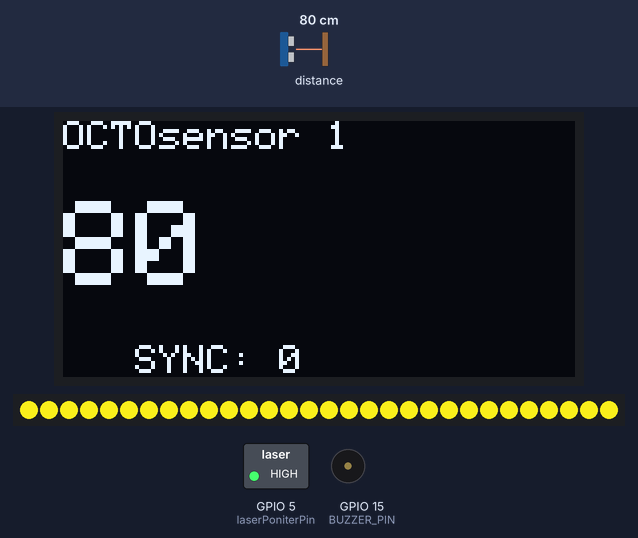
Recording of a sketch running on a simulated ESP32. Parts: 128×64 one-colour display, 30 RGB LEDs in strip order, left to right, switched loads named in the sketch (green lamp = pin HIGH), buzzer (waves = sounding). The test bench sets the inputs (shaded band); at power-on: distance to the obstacle 80 cm. Dim RGB values are drawn brighter than linear; the display library's start-up logo is not drawn; random numbers use the default seed unless the sketch sets one; what the sketch prints to the serial monitor is not drawn.

Above: at 3.7 s.
3.8 s: distance to the obstacle set to 54 cm
At 5.1 s:
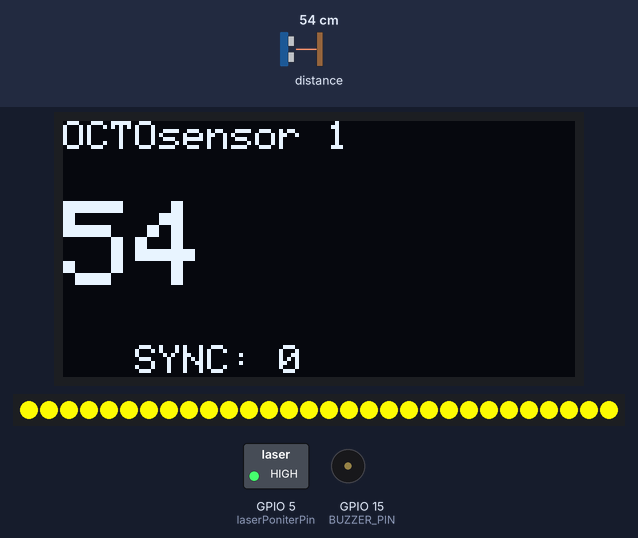
5.4 s: distance to the obstacle set to 46 cm
At 6.35 s:
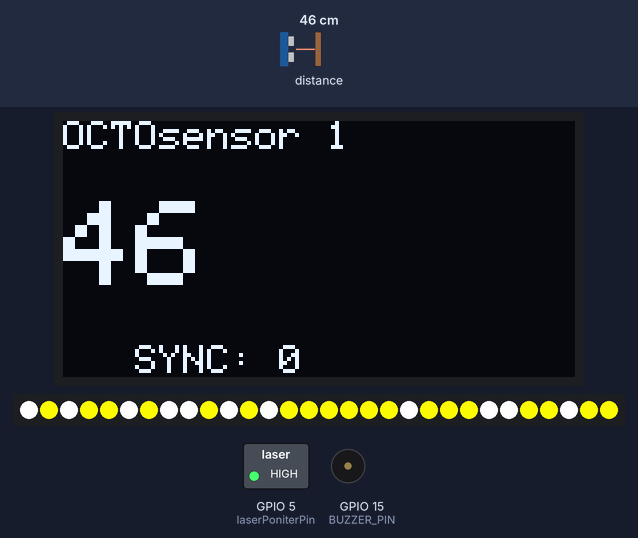
7.1 s: distance to the obstacle set to 250 cm
At 8.4 s:
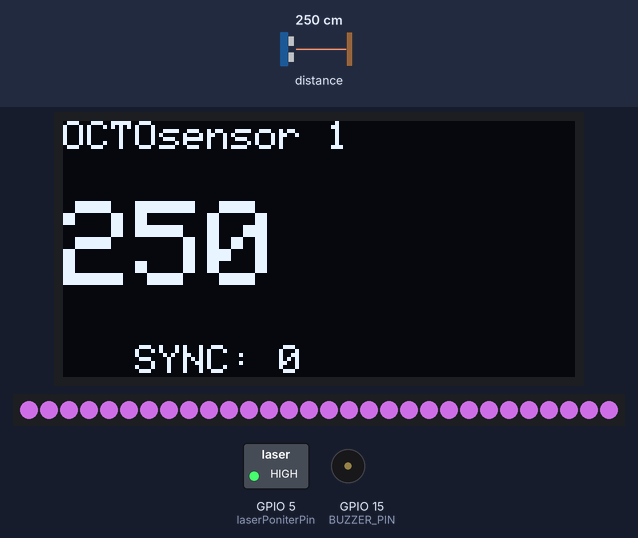
8.7 s: distance to the obstacle set to 2 cm
At 9.93 s:
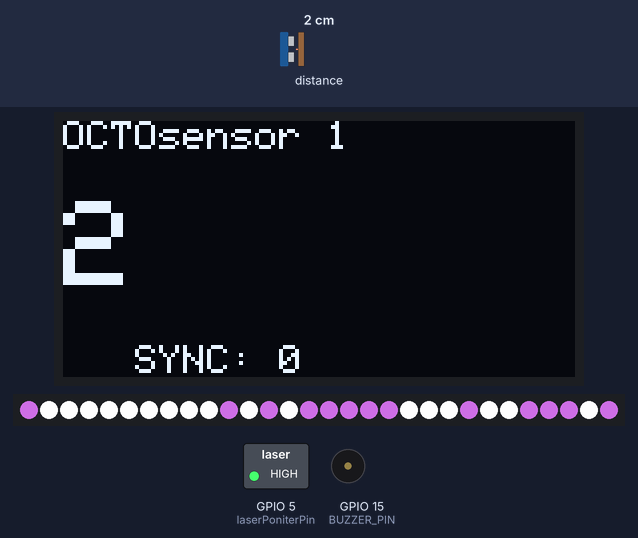
10.4 s: distance to the obstacle set to 299 cm
At 11.7 s:
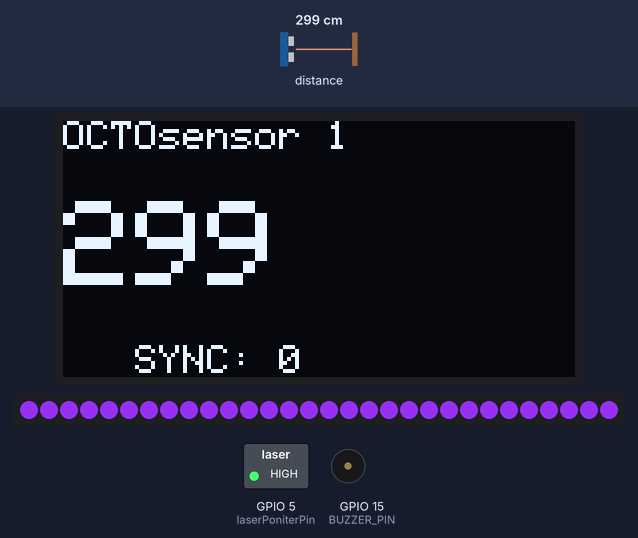
12.0 s: distance to the obstacle set to 4 cm
At 17.8 s:
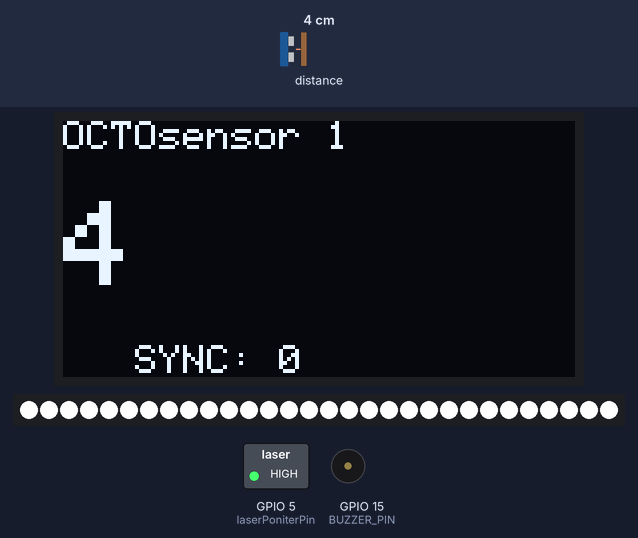

The sketch:

ESP32-NODE-1-CHAKRA-CORONARIA.ino
```cpp
///////////////////////////////////////////////////////////
//
//  O C T O  S E N S O R
//  A wireless system with 8 laser range finder modules
//  and a central unit to be used in interactive
//  art installations.
//
//  Project by Juliano Prado (2021) - Brazil
//
//  https://github.com/jupgit/octo-sensor
//
///////////////////////////////////////////////////////////


// NODE SETUP
const int nodeNumber = 1;   // defines the node number


// tfmini sensor
#include <HardwareSerial.h>
HardwareSerial MySerial(2);  /// ***TROCAR PELO CODIGO NATIVO DO ESP32

#include "TFMini.h"
TFMini tfmini;


// ESP NOW
//#include <esp_now.h>
//#include <WiFi.h>

// OLED DISPLAY
#include <Wire.h>
//#include <Adafruit_Sensor.h>
//#include <Adafruit_BME280.h>

#include <Adafruit_GFX.h>
#include <Adafruit_SSD1306.h>

#define SCREEN_WIDTH 128  // OLED display width, in pixels
#define SCREEN_HEIGHT 64  // OLED display height, in pixels

// Declaration for an SSD1306 display connected to I2C (SDA, SCL pins)
Adafruit_SSD1306 display(SCREEN_WIDTH, SCREEN_HEIGHT, &Wire, -1);


// ************************************************************
// REPLACE WITH THE MAC Address of your receiver
uint8_t broadcastAddress[] = {0xC4, 0x4F, 0x33, 0x3E, 0xE7, 0x6D};
// ************************************************************

// Define variables to be sent
int octoCommand;
int octoNode = nodeNumber ;
int octoValue;

// Define variables to store incoming readings
int incomingCommand;
int incomingNode;
int incomingValue;

// Variable to store if sending data was successful
String success;

//Structure example to send data
//Must match the receiver structure
typedef struct struct_message {
    int comm;
    int node;
    int value;
} struct_message;

// Create a struct_message called OCTOReadings to hold sensor readings
struct_message OCTOReadings;

// Create a struct_message to hold incoming sensor readings
struct_message incomingReadings;

// Variables for sensor 65k error detection
  int lastDist = 0;        // keeps last sensor reading
  int errorCount = 0;       // counts how many error ( = reading of 65633)
  int errorLimit = 50;     // max error count until sensor reset


// LED STRIP //////////////////////////////////////////////////////////////////////////////////////////////////

#include <FastLED.h>
#define LED_PIN     26
#define NUM_LEDS    30   /////// NUMERO DE LEDS DA FITA //////////////////////
#define LED_TYPE    WS2812B
#define COLOR_ORDER GRB
#define BRIGHTNESS  128
#define FRAMES_PER_SECOND 10

// We're using two LED strips, one for the monitor, the for the show
// (see File>Examples>FASTLED>ArrayOfLedArrays)
#define NUM_STRIPS 2
//CRGB leds[NUM_LEDS];
CRGB LEDstrip[NUM_STRIPS][NUM_LEDS];

/*
// LED STRIP (OLD)
#include <FastLED.h>

#define LED_PIN     25
//#define CLOCK_PIN 4
#define NUM_LEDS    3
#define LED_TYPE    WS2812B
#define COLOR_ORDER GRB
#define BRIGHTNESS  200

CRGB leds[NUM_LEDS];
*/
// KLEBERT EDITION
bool gReverseDirection = false;
unsigned long int respira = 0; //Contador de Millis Universal
int r = 0; //Acendedor de Lampadas
int e = NUM_LEDS - 1; //Apagador de Lampadas
int m = 0; //Autorama
int estado = 0; //Define modo
// Estado == 0 - Idel
// Estado == 1 - Interação
// Estado == 2 - Disparo

CRGB leds[NUM_LEDS];

CRGBPalette16 currentPalette;
TBlendType    currentBlending;

#define COOLING  55
#define SPARKING 120

// BUZZER
#include <CuteBuzzerSounds.h>
#define BUZZER_PIN 15

// LASER POINTER

int laserPoniterPin = 5;


//
// Callback when data is sent (TX)
//
/*
void OnDataSent(const uint8_t *mac_addr, esp_now_send_status_t status) {
  Serial.print("\r\nLast Packet Send Status:\t");
  Serial.println(status == ESP_NOW_SEND_SUCCESS ? "TX OK" : "TX Fail");
  if (status ==0){
    success = "TX OK";
  }
  else{
    success = "TX Fail";
  }
}
*/

//
// Callback when data is received (RX)
//
void OnDataRecv(const uint8_t * mac, const uint8_t *incomingData, int len) {
  memcpy(&incomingReadings, incomingData, sizeof(incomingReadings));
  Serial.print("Bytes received: ");
  Serial.println(len);
  incomingCommand = incomingReadings.comm;
  incomingNode = incomingReadings.node;
  incomingValue  = incomingReadings.value;

}


// *******************************************************
//
//                  S   E   T   U   P
//
// *******************************************************

void setup() {

  // Init Serial Monitor
  Serial.begin(115200);
      Serial.println("Serial");


  // SENSOR
  MySerial.begin(115200);
      Serial.println("My Serial");

  tfmini.begin(&MySerial);
    Serial.println("TFMini begin");


  delay(100);

  // Init OLED display
  if(!display.begin(SSD1306_SWITCHCAPVCC, 0x3C)) {
    Serial.println(F("SSD1306 allocation failed"));
    for(;;);
  }

    Serial.println("OLED");


  display.display();
  delay(500); // Pause for 2 seconds

  // Set device as a Wi-Fi Station
//  WiFi.mode(MODE_STA);
/*
  // Init ESP-NOW
  if (esp_now_init() != ESP_OK) {
    Serial.println("Error initializing ESP-NOW");
    return;
  }

  // Once ESPNow is successfully Init, we will register for Send CB to
  // get the status of Trasnmitted packet
  esp_now_register_send_cb(OnDataSent);
  //

  // Register peer
  esp_now_peer_info_t peerInfo;
  memcpy(peerInfo.peer_addr, broadcastAddress, 6);
  peerInfo.channel = 0;
  peerInfo.encrypt = false;

  // Add peer
  if (esp_now_add_peer(&peerInfo) != ESP_OK){
    Serial.println("Failed to add peer");
    return;
  }

  //
  // Register for a callback function that will be called when data is received
  //
  esp_now_register_recv_cb(OnDataRecv);

    Serial.println("ESPNOW");


*/
// LED STRIPs
// KLEBERT EDITION
  FastLED.addLeds<LED_TYPE, LED_PIN, GRB>(leds, NUM_LEDS);
  FastLED.setBrightness(250);

  currentPalette = RainbowColors_p;
  currentBlending = LINEARBLEND;

// buzzer
  cute.init(BUZZER_PIN);

    Serial.println("Buzzer");
    cute.play(S_FART3);
    delay(500);


// Laser Pointer ON

pinMode(laserPoniterPin, OUTPUT);
digitalWrite(laserPoniterPin, 1);  // turns on LASER POINTER

    Serial.println("Laser");


}


// *******************************************************
//
//                    L  O   O   P
//
// *******************************************************

void loop() {

  getSensorReadings();

  // Set values to send
  OCTOReadings.comm = octoCommand;
  OCTOReadings.node = octoNode;
  OCTOReadings.value = octoValue;

  // Send message via ESP-NOW
 // esp_err_t result = esp_now_send(broadcastAddress, (uint8_t *) &OCTOReadings, sizeof(OCTOReadings));

  /*
  if (result == ESP_OK) {
    Serial.println("Sent with success");
  }
  else {
    Serial.println("Error sending the data");
  }
  */


  updateDisplay();


  int teste = map(octoValue, 30, 400, 0,255);
  teste = constrain(teste, 0, 255);

  // LED INDICATOR


  LEDstrip[0][1].setRGB(teste, teste/32,teste/8); // COR
  LEDstrip[0][0].setRGB(teste/8, teste/64,teste/16); // COR
  LEDstrip[0][2].setRGB(teste/8, teste/64,teste/16); // COR
   FastLED.show();


  // led strip
    int corR = map(octoValue, 50, 300, 255, 138);
    int corG = map(octoValue, 50, 300, 255, 43);
    int corB = map(octoValue, 50, 300, 0, 226);


//////////////////////////////////////////////////////////
// KLEBERT EDITION
//////////////////////////////////////////////////////////
    if(octoValue > 300){
      estado = 0;
    }
    if(octoValue < 300 and octoValue > 50){
    estado = 1;
    }
    if(octoValue < 50){
      estado = 2;
    }
/////////
//Idel
////////
    if(estado == 0){
      idel();
    }

////////
// Interação
///////
    if(estado == 1){
      interacao (corR, corG,corB);
    }
////////
// Disparo
///////
  if(estado == 2){
    disparo();
   }
}
//////////////////////////////////////////////////////////
// KLEBERT EDITION FUNCIONs
//////////////////////////////////////////////////////////
void idel (){
  int piscapisca = random (0, NUM_LEDS);
  if (millis() - respira >= 1000){
    leds[piscapisca] = CRGB::BlueViolet;
    fadeToBlackBy(leds, NUM_LEDS, 250);
    respira += 1000;
  }

}

void interacao (int r, int g, int b){
  fill_solid( leds, NUM_LEDS, CRGB(r,g,b));
}

/////////////////////////////////////////////////
//CORES
// Violeta: (138,43,226)
// Amarelo: (255,255,0)
////////////////////////////////////////////////

void disparo (){
  int piscapisca = random (0, NUM_LEDS);
  if (millis() - respira >= 100){
    leds[piscapisca] = CRGB::White;
    //fadeToBlackBy(leds, NUM_LEDS, 250);
    respira += 1000;
  }
}


///////////////////////////////////////////////////////////
void getSensorReadings(){


//////////////////////////////////////////////////////////
// SENSOR READING
//////////////////////////////////////////////////////////


   // EMPTY SERIAL FROM SENSOR **
   while(MySerial.read() >= 0) ; // flush the received buffer
   delay(15);
   // ** We have to read all the serial to empty it before taking the measure because
   // ** the sensor sends a read every 10ms and floods the buffer. No library enables to configure
   // ** the sampling interval nor entering the 'single scan' mode.
   // ** So this is a WORKAROUND that took some months to figure out :)


   // SENSOR READ
   uint16_t dist = tfmini.getDistance();
   uint16_t strength = tfmini.getRecentSignalStrength();

   // VU Meter Mapping
   //MeterValue = map(dist, 40, 250, 0, 80);

  // VALUES FOR THE ESPNOW WIRELESS MESSAGE
  octoCommand = 0;
  octoNode = nodeNumber;
  octoValue = dist;

  Serial.print("Local Sensor: ");
  Serial.println(octoValue);

}


void updateDisplay(){
  // Display Readings on OLED Display
  display.clearDisplay();
  display.setTextSize(1);
  display.setTextColor(WHITE);
  display.setCursor(0, 0);
  display.print("OCTOsensor ");
  display.print(nodeNumber);

  display.setCursor(0, 20);
  display.setTextSize(3);
  display.print(octoValue);

  display.setTextSize(1);
  display.setCursor(0, 56);
  display.print(success);
  display.print("   SYNC: ");
  display.print(incomingValue);
  display.display();

  // Display Readings in Serial Monitor
  Serial.println("INCOMING READINGS");
  Serial.print("Command: ");
  Serial.println(incomingReadings.comm);
  Serial.print("Node: ");
  Serial.println(incomingReadings.node);
  Serial.print("Value: ");
  Serial.print(incomingReadings.value);
  Serial.println();
}


// CREDITS:
/*
  Rui Santos
  Complete project details at https://RandomNerdTutorials.com/esp-now-two-way-communication-esp32/

  Permission is hereby granted, free of charge, to any person obtaining a copy
  of this software and associated documentation files.

  The above copyright notice and this permission notice shall be included in a
  copies or substantial portions of the Software.
*/

/*
 * Author: Everton Ramires
 * More Tutorial: https://www.youtube.com/channel/UC7zG4YQJc8v-9jNGQknOx5Q
 *
 *

 CURRENT SOUND OPTIONS:
 (PT-BR)OPÇÕES ATUAIS DE SONS:

 S_CONNECTION   S_DISCONNECTION S_BUTTON_PUSHED
 S_MODE1        S_MODE2         S_MODE3
 S_SURPRISE     S_OHOOH         S_OHOOH2
 S_CUDDLY       S_SLEEPING      S_HAPPY
 S_SUPER_HAPPY  S_HAPPY_SHORT   S_SAD
 S_CONFUSED     S_FART1         S_FART2
 S_FART3        S_JUMP 20

 */
```

Measured:
- the behaviour switches between 50 and 49 cm on distance to the obstacle (found by bisection; images 1 and 2)
- after the input at 3.8 s, the display: first changes after 0.08 s (image 1 shows a later state)
- after the input at 5.4 s, the display: first changes at once (image 2 shows a later state)
- after the input at 8.7 s, the display: first changes at once (image 4 shows a later state)
- after the input at 12.0 s, the display: first changes after 0.07 s (image 6 shows a later state)
